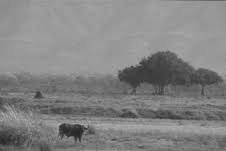
%> input picture arbol.jpg, 226 x 151 px
$ octave --eval "result = main(imread('arbol.jpg'));"   (GNU Octave 9; MATLAB toolbox functions it lacks are replaced by stand-ins)
%> lines starting %> are read from the running program, lines starting %| are printed output that depends on the picture
### pk.m
function pk = p(hi, total)
    [x,y] = size(hi);
    pk = zeros(x,y);
    for i=1:x
        pk(i,2) = hi(i,2)/ total;
        pk(i,1) = hi(i,1);
    end
end

### SP.m
function spr = SP(hi,pk_matriz)
    %   SP calcula la intensidad media del histograma global
    %   parametro de entrada, hi es la frecuencia de intensidad [label, cantidad]
    %   total es la dimension de la imagen M X N
    %   utiliza la funcion pk que retorna la matriz [label, probabilidadOcurrencia]
    %   spr, retorna la sumatoria de pk * k
    [x, y] = size(hi);
    spr = 0;
    for i = 1:x
        spr = spr + (pk_matriz(i, 2) * hi(i, 1));
    end

end

### splu.m
function splu = splu(hi)

    [min,max]=size(hi);
    splu = 0;
    Nlu = 0;

        for k = 1:min
            splu = splu + ( hi(k,1) * hi(k,2));
            Nlu = Nlu + hi(k,2);
        end
        splu = splu / Nlu;

    end

### GR.m
function [grl1, grl2, gru1, gru2] = GR(sp, spl, spu, lmin, lmax)
    grl1 = (sp - spl) / (sp - lmin);
    if grl1 > 0.5
        dl = (1 - grl1) / 2;
    else
        dl = grl1 /2 ;
    end
    grl2 = grl1 + dl;
    gru1 = (lmax - spu) / (lmax-sp);
    if gru1 > 0.5
        du = (1 - gru1) / 2;
    else
        du = gru1 / 2;
    end
    gru2 = gru1 + du;
end

### PL.m
function [pl1,pl2] = PL(hi, gr1, gr2)

    piko = max(hi(:,2));
    pl1 = gr1 * piko ;
    pl2 = gr2 * piko;

end

### TRANSF.m
function [h2,NLU] = transf(hi,pllu1,pllu2)

    [x,y] = size(hi);
    h2 = zeros(x,y);
    % h2(:,1)=hi(:,1);
    NLU=0;
    for k=1:x
        if(hi(k,2)<=pllu2)
            h2(k,2)=pllu1;


        else
            h2(k,2)=pllu2;
        end
        h2(k,1)=hi(k,1);

        NLU=NLU+h2(k,2);
    end
end

### ck.m
function c=ck(pk)
    [x,y] = size(pk);
    c = zeros(x,y);
    c(1,:)= pk(1,:);
    for i=2:x
        c(i,2) = c(i-1,2)+pk(i,2) ;
        c(i,1) = pk(i,1);
    end
end

### ecualizador.m
function f= ecualizador(h,ck,pk)

    [x,y] = size(h);
    f = zeros(x,y);
    f(:,1)=h(:,1);
    x0=h(1,1);
    xend=h(end,1);
    for k=1:x

        f(k,2)=x0+(xend-x0)*(ck(k,2)-0.5*pk(k,2));

    end
end

### img_modif.m
function img2= img_modif(img,ec)

    [x,y] = size(img);

    img2 = img;

    for i=1:x
        for j=1:y
            v= img(i,j)+1;
            img2(i,j)=ec(v,2);
        end
    end

end

### prueba.m
function rmain = main(img)

    s = size(img);
%> s = [151 226 3]
    if( length(s) > 2 )
        img = rgb2gray(img);
        s = size(img);
%> s = [151 226]
        % imshow(img) ;
    end

    [count,label]=imhist(img);
%> count = 256 values, max 2188 at index 154, min 0 at index 1, mean 133.3; label = 256 values from 0 to 255

    h = [label, count];
%> h = 256 rows, first 12: [0 0; 1 0; 2 0; 3 0; 4 0; 5 0; 6 0; 7 0; 8 0; 9 0; 10 0; 11 0]

    % imhist(img);

    total = s(1)*s(2);
%> total = 34126

    pk_matriz = pk(h, total);
%> after the loop in p, `for i=1:x`: pk has the same summary as h in main
%> pk_matriz has the same summary as h

    sp = SP(h, pk_matriz);
%> the loop in SP, `for i = 1:x` made 256 passes
%> spr on passes 1 to 3: 0, 0, 0
%> after the loop in SP, `for i = 1:x`: spr = 130.6
%> sp = 130.6

    plot(h(:,1),h(:,2), "-" );title('histograma');

    xline(SP(h, pk_matriz),'red');
%> the loop in SP (call 2), `for i = 1:x` made 256 passes

    lmin = h(1,1);
%> lmin = 0
    lmax = h(end,1);
%> lmax = 255

    spl= splu(h(1:round(sp+1),:));
%> the loop in splu, `for k = 1:min` made 132 passes
%> (splu, Nlu) on passes 1 to 12: (0, 0), (0, 0), (0, 0), (0, 0), (0, 0), (0, 0), (0, 0), (0, 0), (0, 0), (0, 0), (0, 0), (0, 0)
%> after the loop in splu, `for k = 1:min`: Nlu = 14642; splu = 1515571
%> in splu, `splu = splu / Nlu;`: splu = 103.5
%> spl = 103.5
    spu = splu(h(round(sp+2):end,:));
%> the loop in splu (call 2), `for k = 1:min` made 124 passes
%> (splu, Nlu) on passes 1 to 12: (31152, 236), (59880, 452), (94854, 713), (126984, 951), (156632, 1169), (187320, 1393), (218784, 1621), (247557, 1828), (278077, 2046), (313045, 2294), (341871, 2497), (372473, 2711)
%> spu = 150.9

    [grl1, grl2, gru1, gru2] = GR(sp, spl, spu,lmin, lmax );
%> in GR, `grl1 = (sp - spl) / (sp - lmin);`: grl1 = 0.207
%> in GR, `dl = grl1 /2 ;`: dl = 0.104
%> in GR, `grl2 = grl1 + dl;`: grl2 = 0.311
%> in GR, `gru1 = (lmax - spu) / (lmax-sp);`: gru1 = 0.837
%> in GR, `du = (1 - gru1) / 2;`: du = 0.0817
%> in GR, `gru2 = gru1 + du;`: gru2 = 0.918
%> grl1 = 0.207; grl2 = 0.311; gru1 = 0.837; gru2 = 0.918

    [pll1,pll2] = PL(h(1:round(sp+1),:), grl1, grl2);
%> in PL, `piko = max(hi(:,2));`: piko = 400
%> in PL, `pl1 = gr1 * piko ;`: pl1 = 82.91
%> in PL, `pl2 = gr2 * piko;`: pl2 = 124.4
%> pll1 = 82.91; pll2 = 124.4
    [plu1,plu2] = PL(h(round(sp+2):end,:), gru1, gru2);
%> plu1 = 1830.3; plu2 = 2009.2


    line([0 sp],[pll1 pll1],'color','blue');
    line([0 sp],[pll2 pll2],'color','blue');
    line([sp lmax],[plu1 plu1],'color','blue');
    line([sp lmax],[plu2 plu2],'color','blue');
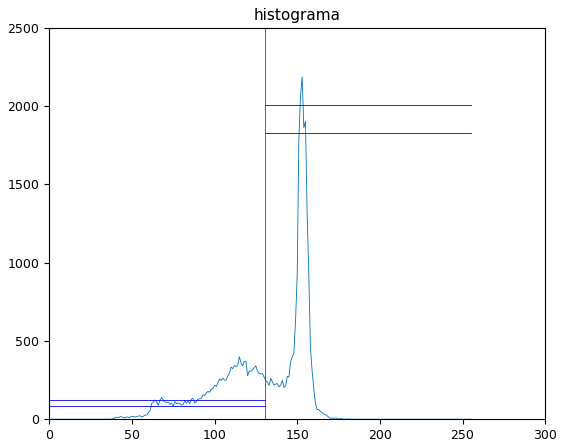
%> figure redrawn from the program's plot data; curve peaks at x = 153, y = 2188

    [hl,NL]=TRANSF(h(lmin+1:round(sp+1),:),pll1,pll2);
%> the loop in transf, `for k=1:x` made 132 passes
%> NLU on passes 1 to 12: 82.91, 165.8, 248.7, 331.6, 414.6, 497.5, 580.4, 663.3, 746.2, 829.1, 912, 994.9
%> after the loop in transf, `for k=1:x`: NLU = 12809.8; h2 = 132 rows, first 12: [0 82.91; 1 82.91; 2 82.91; 3 82.91; 4 82.91; 5 82.91; 6 82.91; 7 82.91; 8 82.91; 9 82.91; 10 82.91; 11 82.91]
%> hl has the same summary as h2 in transf; NL = 12809.8
    [hu,NU]=TRANSF(h(round(sp+2):lmax+1,:),plu1,plu2);
%> the loop in transf (call 2), `for k=1:x` made 124 passes
%> NLU on passes 1 to 12: 1830.3, 3660.7, 5491, 7321.4, 9151.7, 10982.1, 12812.4, 14642.8, 16473.1, 18303.4, 20133.8, 21964.1
%> after the loop in transf (call 2), `for k=1:x`: NLU = 227320.4; h2 = 124 rows, first 12: [132 1830.3; 133 1830.3; 134 1830.3; 135 1830.3; 136 1830.3; 137 1830.3; 138 1830.3; 139 1830.3; 140 1830.3; 141 1830.3; 142 1830.3; 143 1830.3]
%> hu has the same summary as h2 in transf; NU = 227320.4

    h_tr=h;
%> h_tr has the same summary as h

    h_tr(lmin+1:round(sp+1),:)=hl;

    h_tr(round(sp+2):lmax+1,:)=hu;


    % hold on; plot(h_tr(:,1),h_tr(:,2),'-');


    pk_l = pk(hl,NL);
%> after the loop in p (call 2), `for i=1:x`: pk = 132 rows, first 12: [0 0.00647; 1 0.00647; 2 0.00647; 3 0.00647; 4 0.00647; 5 0.00647; 6 0.00647; 7 0.00647; 8 0.00647; 9 0.00647; 10 0.00647; 11 0.00647]
%> pk_l has the same summary as pk in p
    pk_u = pk(hu,NU);
%> after the loop in p (call 3), `for i=1:x`: pk = 124 rows, first 12: [132 0.00805; 133 0.00805; 134 0.00805; 135 0.00805; 136 0.00805; 137 0.00805; 138 0.00805; 139 0.00805; 140 0.00805; 141 0.00805; 142 0.00805; 143 0.00805]
%> pk_u has the same summary as pk in p

    ck_l=ck(pk_l);
%> after the loop in ck, `for i=2:x`: c = 132 rows, first 12: [0 0.00647; 1 0.0129; 2 0.0194; 3 0.0259; 4 0.0324; 5 0.0388; 6 0.0453; 7 0.0518; 8 0.0583; 9 0.0647; 10 0.0712; 11 0.0777]
%> ck_l has the same summary as c in ck
    ck_u=ck(pk_u);
%> after the loop in ck (call 2), `for i=2:x`: c = 124 rows, first 12: [132 0.00805; 133 0.0161; 134 0.0242; 135 0.0322; 136 0.0403; 137 0.0483; 138 0.0564; 139 0.0644; 140 0.0725; 141 0.0805; 142 0.0886; 143 0.0966]
%> ck_u has the same summary as c in ck

    ec_l=ecualizador(hl,ck_l,pk_l);
%> in ecualizador, `x0=h(1,1);`: x0 = 0
%> in ecualizador, `xend=h(end,1);`: xend = 131
%> after the loop in ecualizador, `for k=1:x`: f = 132 rows, first 12: [0 0.424; 1 1.27; 2 2.12; 3 2.97; 4 3.82; 5 4.66; 6 5.51; 7 6.36; 8 7.21; 9 8.06; 10 8.9; 11 9.75]
%> ec_l has the same summary as f in ecualizador
    ec_u=ecualizador(hu,ck_u,pk_u);
%> after the loop in ecualizador (call 2), `for k=1:x`: f = 124 rows, first 12: [132 132.5; 133 133.5; 134 134.5; 135 135.5; 136 136.5; 137 137.4; 138 138.4; 139 139.4; 140 140.4; 141 141.4; 142 142.4; 143 143.4]
%> ec_u has the same summary as f in ecualizador

    [eclx,ecly]=size(ec_l);
%> eclx = 132; ecly = 2
    [ecux,ecuy]=size(ec_u);
%> ecux = 124; ecuy = 2

    ec=zeros(eclx+ecux,2);

    ec(1:eclx,:)=ec_l;

    ec(eclx+1:end,:)=ec_u;

    rmain=img_modif(img,ec);

    figure;imshow(img);title('original');figure;imshow(rmain);title('modificado');


end

$ run again, on caballos.jpg
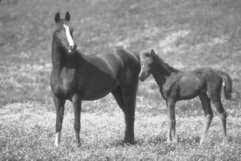
%> input picture caballos.jpg, 241 x 161 px
%> count = 256 values, max 574 at index 148, min 0 at index 1, mean 151.6; label = 256 values from 0 to 255
%> h = 256 rows, first 12: [0 0; 1 0; 2 0; 3 0; 4 0; 5 0; 6 0; 7 0; 8 0; 9 0; 10 0; 11 0]
%> after the loop in p, `for i=1:x`: pk has the same summary as h in main
%> pk_matriz has the same summary as h
%> the loop in SP, `for i = 1:x` made 256 passes
%> spr on passes 1 to 3: 0, 0, 0
%> after the loop in SP, `for i = 1:x`: spr = 145.4
%> the loop in SP (call 2), `for i = 1:x` made 256 passes
%> lmin = 0
%> lmax = 255
%> the loop in splu, `for k = 1:min` made 146 passes
%> (splu, Nlu) on passes 1 to 8: (0, 0), (0, 0), (0, 0), (0, 0), (0, 0), (0, 0), (0, 0), (0, 0)
%> after the loop in splu, `for k = 1:min`: Nlu = 17319; splu = 1873377
%> in splu, `splu = splu / Nlu;`: splu = 108.2
%> the loop in splu (call 2), `for k = 1:min` made 110 passes
%> (splu, Nlu) on passes 1 to 8: (82490, 565), (166868, 1139), (249748, 1699), (332741, 2256), (415241, 2806), (497989, 3354), (579157, 3888), (658258, 4405)
%> spu = 175.3
%> in GR, `grl1 = (sp - spl) / (sp - lmin);`: grl1 = 0.256
%> dl = 0.128
%> in GR, `grl2 = grl1 + dl;`: grl2 = 0.384
%> in GR, `gru1 = (lmax - spu) / (lmax-sp);`: gru1 = 0.727
%> du = 0.137
%> in GR, `gru2 = gru1 + du;`: gru2 = 0.863
%> in main, `[grl1, grl2, gru1, gru2] = GR(sp, spl, spu,lmin, lmax );`: grl1 = 0.256; grl2 = 0.384; gru1 = 0.727; gru2 = 0.863
%> piko = 559
%> pl1 = 143
%> pl2 = 214.5
%> pll1 = 143; pll2 = 214.5
%> plu1 = 417.1; plu2 = 495.5
%> in main, `line([sp lmax],[plu2 plu2],'color','blue');`:
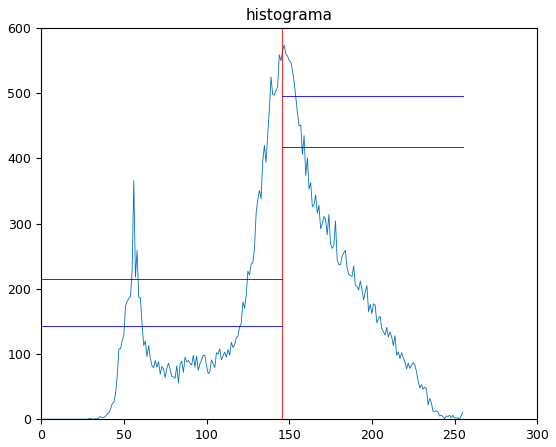
%> figure redrawn from the program's plot data; curve peaks at x = 147, y = 574
%> the loop in transf, `for k=1:x` made 146 passes
%> NLU on passes 1 to 8: 143, 286, 429, 572, 715, 858, 1001, 1144.1
%> after the loop in transf, `for k=1:x`: NLU = 22666.6; h2 = 146 rows, first 12: [0 143; 1 143; 2 143; 3 143; 4 143; 5 143; 6 143; 7 143; 8 143; 9 143; 10 143; 11 143]
%> hl has the same summary as h2 in transf; NL = 22666.6
%> the loop in transf (call 2), `for k=1:x` made 110 passes
%> NLU on passes 1 to 8: 495.5, 991.1, 1486.6, 1982.1, 2477.6, 2973.2, 3468.7, 3964.2
%> after the loop in transf (call 2), `for k=1:x`: NLU = 46504.1; h2 = 110 rows, first 12: [146 495.5; 147 495.5; 148 495.5; 149 495.5; 150 495.5; 151 495.5; 152 495.5; 153 495.5; 154 417.1; 155 417.1; 156 417.1; 157 417.1]
%> hu has the same summary as h2 in transf; NU = 46504.1
%> h_tr has the same summary as h
%> after the loop in p (call 2), `for i=1:x`: pk = 146 rows, first 12: [0 0.00631; 1 0.00631; 2 0.00631; 3 0.00631; 4 0.00631; 5 0.00631; 6 0.00631; 7 0.00631; 8 0.00631; 9 0.00631; 10 0.00631; 11 0.00631]
%> pk_l has the same summary as pk in p
%> after the loop in p (call 3), `for i=1:x`: pk = 110 rows, first 12: [146 0.0107; 147 0.0107; 148 0.0107; 149 0.0107; 150 0.0107; 151 0.0107; 152 0.0107; 153 0.0107; 154 0.00897; 155 0.00897; 156 0.00897; 157 0.00897]
%> pk_u has the same summary as pk in p
%> after the loop in ck, `for i=2:x`: c = 146 rows, first 12: [0 0.00631; 1 0.0126; 2 0.0189; 3 0.0252; 4 0.0315; 5 0.0379; 6 0.0442; 7 0.0505; 8 0.0568; 9 0.0631; 10 0.0694; 11 0.0757]
%> ck_l has the same summary as c in ck
%> after the loop in ck (call 2), `for i=2:x`: c = 110 rows, first 12: [146 0.0107; 147 0.0213; 148 0.032; 149 0.0426; 150 0.0533; 151 0.0639; 152 0.0746; 153 0.0852; 154 0.0942; 155 0.103; 156 0.112; 157 0.121]
%> ck_u has the same summary as c in ck
%> x0 = 0
%> xend = 145
%> after the loop in ecualizador, `for k=1:x`: f = 146 rows, first 12: [0 0.457; 1 1.37; 2 2.29; 3 3.2; 4 4.12; 5 5.03; 6 5.95; 7 6.86; 8 7.78; 9 8.69; 10 9.61; 11 10.52]
%> ec_l has the same summary as f in ecualizador
%> after the loop in ecualizador (call 2), `for k=1:x`: f = 110 rows, first 12: [146 146.6; 147 147.7; 148 148.9; 149 150.1; 150 151.2; 151 152.4; 152 153.5; 153 154.7; 154 155.8; 155 156.8; 156 157.7; 157 158.7]
%> ec_u has the same summary as f in ecualizador

$ run again, on camino.jpg
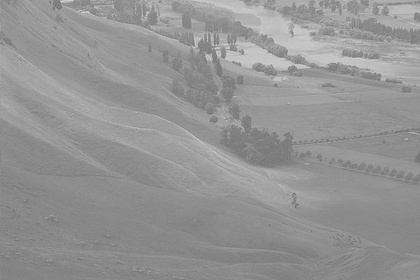
%> input picture camino.jpg, 420 x 280 px, shrunk from 600 x 400 before the run
%> count = 256 values, max 4831 at index 138, min 0 at index 1, mean 459.4; label = 256 values from 0 to 255
%> h = 256 rows, first 12: [0 0; 1 0; 2 0; 3 0; 4 0; 5 0; 6 0; 7 0; 8 0; 9 0; 10 0; 11 0]
%> after the loop in p, `for i=1:x`: pk has the same summary as h in main
%> pk_matriz has the same summary as h
%> after the loop in SP, `for i = 1:x`: spr = 148
%> lmin = 0
%> lmax = 255
%> after the loop in splu, `for k = 1:min`: Nlu = 69285; splu = 9599994
%> in splu, `splu = splu / Nlu;`: splu = 138.6
%> the loop in splu (call 2), `for k = 1:min` made 107 passes
%> (splu, Nlu) on passes 1 to 8: (456685, 3065), (903685, 6045), (1346870, 8980), (1796030, 11935), (2228408, 14761), (2625112, 17337), (3000367, 19758), (3333115, 21891)
%> spu = 161.6
%> in GR, `grl1 = (sp - spl) / (sp - lmin);`: grl1 = 0.0639
%> dl = 0.0319
%> in GR, `grl2 = grl1 + dl;`: grl2 = 0.0958
%> in GR, `gru1 = (lmax - spu) / (lmax-sp);`: gru1 = 0.873
%> du = 0.0634
%> in GR, `gru2 = gru1 + du;`: gru2 = 0.937
%> in main, `[grl1, grl2, gru1, gru2] = GR(sp, spl, spu,lmin, lmax );`: grl1 = 0.0639; grl2 = 0.0958; gru1 = 0.873; gru2 = 0.937
%> piko = 4831
%> pl1 = 308.6
%> pl2 = 462.9
%> pll1 = 308.6; pll2 = 462.9
%> plu1 = 2676.5; plu2 = 2870.8
%> in main, `line([sp lmax],[plu2 plu2],'color','blue');`:
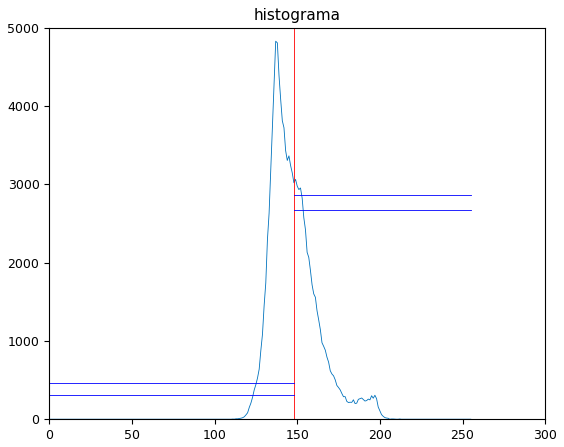
%> figure redrawn from the program's plot data; curve peaks at x = 137, y = 4831
%> the loop in transf, `for k=1:x` made 149 passes
%> NLU on passes 1 to 8: 308.6, 617.3, 925.9, 1234.5, 1543.1, 1851.8, 2160.4, 2469
%> after the loop in transf, `for k=1:x`: NLU = 49534.4; h2 = 149 rows, first 12: [0 308.6; 1 308.6; 2 308.6; 3 308.6; 4 308.6; 5 308.6; 6 308.6; 7 308.6; 8 308.6; 9 308.6; 10 308.6; 11 308.6]
%> hl has the same summary as h2 in transf; NL = 49534.4
%> the loop in transf (call 2), `for k=1:x` made 107 passes
%> NLU on passes 1 to 8: 2870.8, 5741.5, 8612.3, 11483.1, 14159.6, 16836.1, 19512.7, 22189.2
%> after the loop in transf (call 2), `for k=1:x`: NLU = 287165.7; h2 = 107 rows, first 12: [149 2870.8; 150 2870.8; 151 2870.8; 152 2870.8; 153 2676.5; 154 2676.5; 155 2676.5; 156 2676.5; 157 2676.5; 158 2676.5; 159 2676.5; 160 2676.5]
%> hu has the same summary as h2 in transf; NU = 287165.7
%> h_tr has the same summary as h
%> after the loop in p (call 2), `for i=1:x`: pk = 149 rows, first 12: [0 0.00623; 1 0.00623; 2 0.00623; 3 0.00623; 4 0.00623; 5 0.00623; 6 0.00623; 7 0.00623; 8 0.00623; 9 0.00623; 10 0.00623; 11 0.00623]
%> pk_l has the same summary as pk in p
%> after the loop in p (call 3), `for i=1:x`: pk = 107 rows, first 12: [149 0.01; 150 0.01; 151 0.01; 152 0.01; 153 0.00932; 154 0.00932; 155 0.00932; 156 0.00932; 157 0.00932; 158 0.00932; 159 0.00932; 160 0.00932]
%> pk_u has the same summary as pk in p
%> after the loop in ck, `for i=2:x`: c = 149 rows, first 12: [0 0.00623; 1 0.0125; 2 0.0187; 3 0.0249; 4 0.0312; 5 0.0374; 6 0.0436; 7 0.0498; 8 0.0561; 9 0.0623; 10 0.0685; 11 0.0748]
%> ck_l has the same summary as c in ck
%> after the loop in ck (call 2), `for i=2:x`: c = 107 rows, first 12: [149 0.01; 150 0.02; 151 0.03; 152 0.04; 153 0.0493; 154 0.0586; 155 0.0679; 156 0.0773; 157 0.0866; 158 0.0959; 159 0.105; 160 0.115]
%> ck_u has the same summary as c in ck
%> x0 = 0
%> xend = 148
%> after the loop in ecualizador, `for k=1:x`: f = 149 rows, first 12: [0 0.461; 1 1.38; 2 2.31; 3 3.23; 4 4.15; 5 5.07; 6 5.99; 7 6.92; 8 7.84; 9 8.76; 10 9.68; 11 10.6]
%> ec_l has the same summary as f in ecualizador
%> after the loop in ecualizador (call 2), `for k=1:x`: f = 107 rows, first 12: [149 149.5; 150 150.6; 151 151.6; 152 152.7; 153 153.7; 154 154.7; 155 155.7; 156 156.7; 157 157.7; 158 158.7; 159 159.7; 160 160.6]
%> ec_u has the same summary as f in ecualizador
